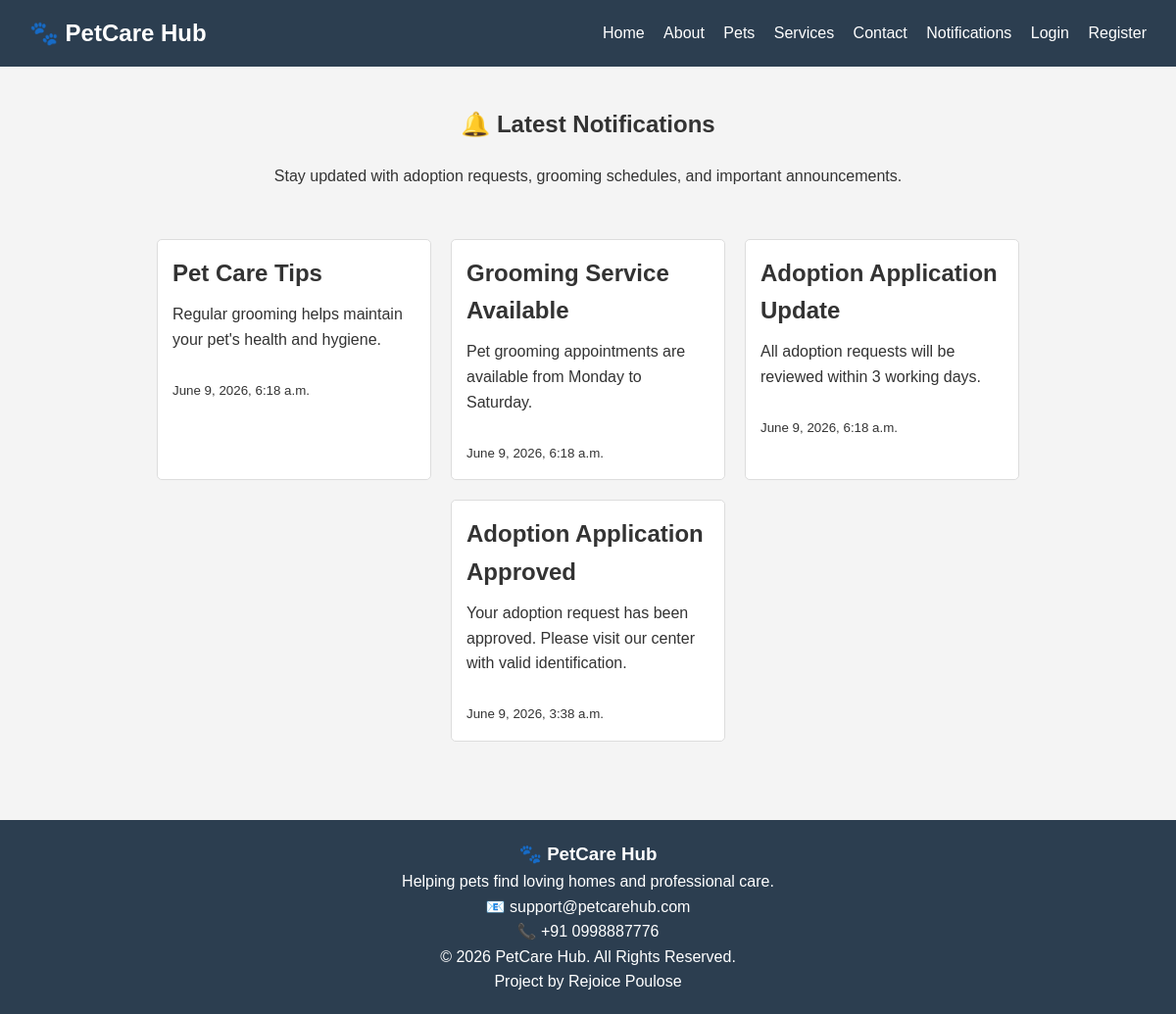
/notifications/, run on the app's committed database.
### website/models.py (models this page shows, shortened)
class Notification(models.Model):
    title = models.CharField(max_length=200)
    message = models.TextField()
    created_at = models.DateTimeField(
        auto_now_add=True
    )

### website/views.py (the view)
def notifications_page(request):
    notifications = Notification.objects.all().order_by('-created_at')
    return render(
        request,
        'notifications.html',
        {'notifications': notifications}
    )

### templates/notifications.html
{% extends 'base.html' %}
{% block content %}
<section class="section">
    <h1 align="center">
        🔔 Latest Notifications
    </h1>
    <p align="center">
        Stay updated with adoption requests, grooming schedules, and important announcements.
    </p>
    <br><br>
    <div class="card-container">
        {% for notification in notifications %}
        <div class="card">
            <div class="card-content">
                <h2>
                    {{ notification.title }}
                </h2>
                <p>
                    {{ notification.message }}
                </p>
                <br>
                <small>
                    {{ notification.created_at }}
                </small>
            </div>
        </div>
        {% empty %}
        <div align="center">
            <h3>
                No notifications available.
            </h3>
        </div>
        {% endfor %}
    </div>
</section>
{% endblock %}

### website/static/css/style.css (style rules this page uses)
* { margin:0; padding:0; box-sizing:border-box; font-family:Arial, sans-serif; }
body { background:#f4f4f4; color:#333; line-height:1.6; }
.section { padding:40px; }
.section h1 { text-align:center; margin-bottom:20px; }
.card-container { display:flex; justify-content:center; flex-wrap:wrap; gap:20px; }
.card { width:280px; background:white; border:1px solid #ddd; border-radius:5px; overflow:hidden; }
.card-content { padding:15px; }
.card-content h2, .card-content h3 { margin-bottom:10px; }

### data on the page
Notification: title "Pet Care Tips", message "Regular grooming helps maintain your pet's health and hygiene.", created_at "June 9, 2026, 6:18 a.m."
Notification: title "Grooming Service Available", message "Pet grooming appointments are available from Monday to Saturday.", created_at "June 9, 2026, 6:18 a.m."
Notification: title "Adoption Application Update", message "All adoption requests will be reviewed within 3 working days.", created_at "June 9, 2026, 6:18 a.m."
Notification: title "Adoption Application Approved", message "Your adoption request has been approved. Please visit our center with valid identification.", created_at "June 9, 2026, 3:38 a.m."
